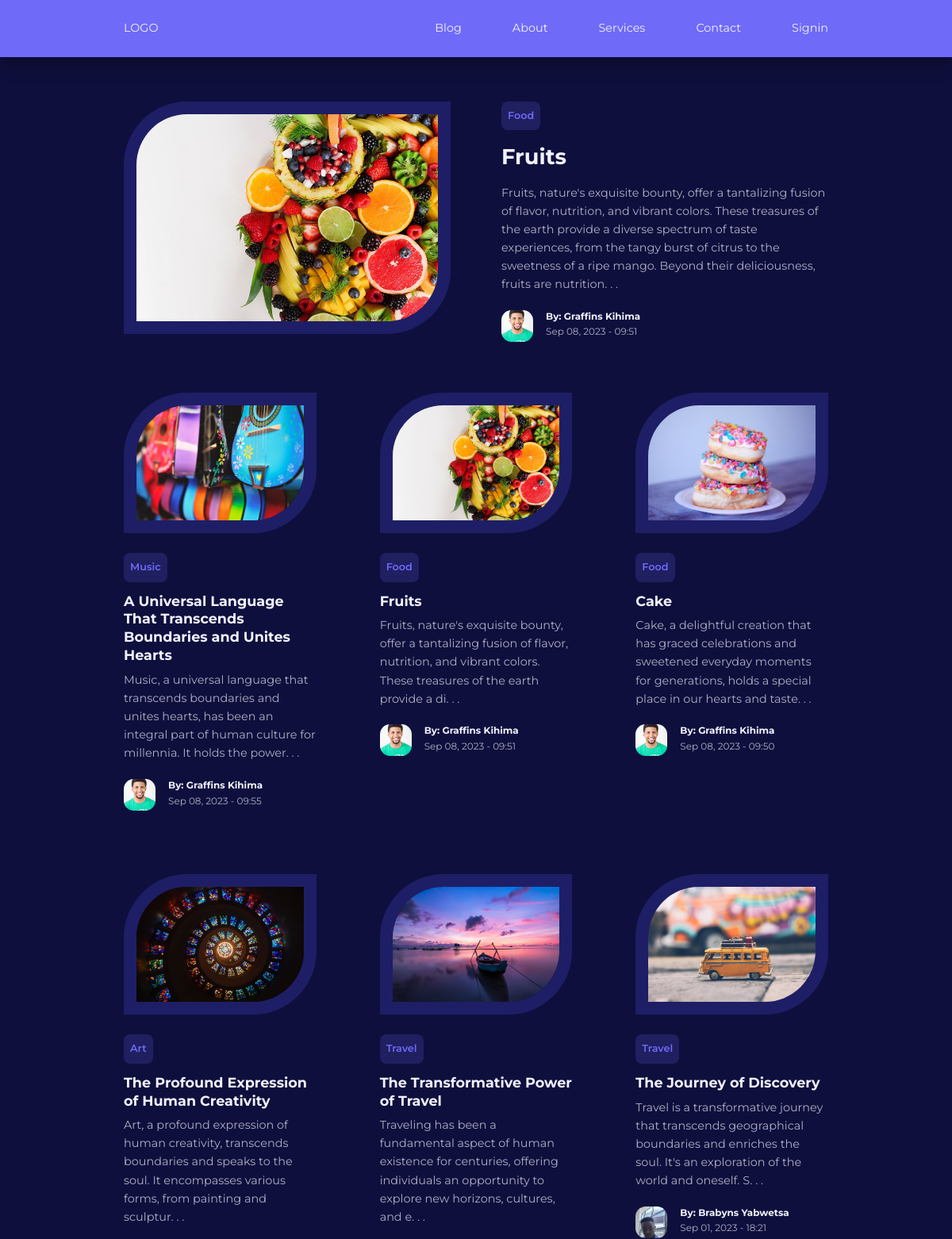
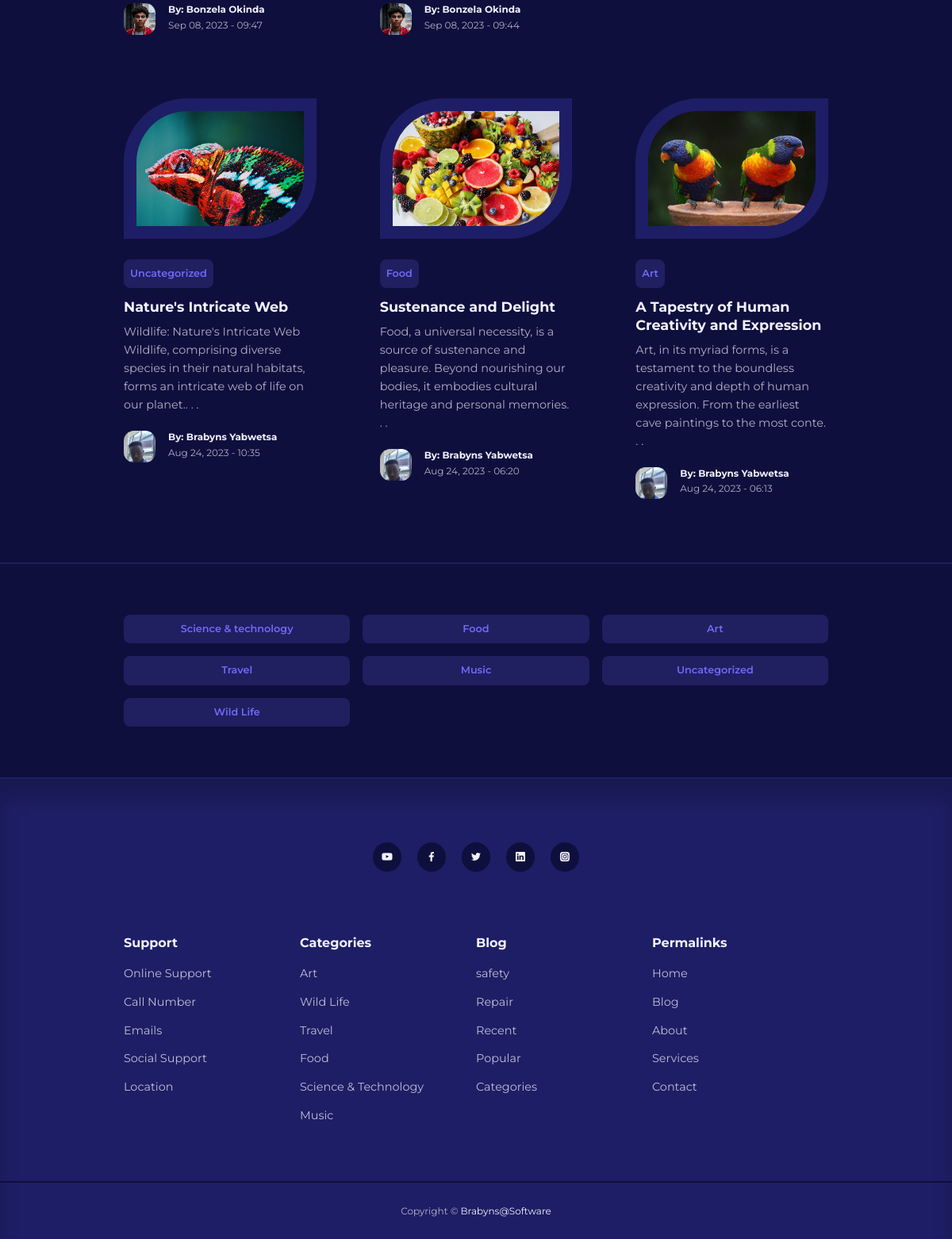
The page /Blog/index.php on the database its author committed (2 pictures, top to bottom).
### tables this page shows
CREATE TABLE `posts` (
  `id` int(11) UNSIGNED NOT NULL,
  `title` varchar(225) NOT NULL,
  `body` text NOT NULL,
  `thumbnail` varchar(255) NOT NULL,
  `date_time` timestamp NOT NULL DEFAULT current_timestamp(),
  `category_id` int(11) UNSIGNED DEFAULT NULL,
  `author_id` int(11) UNSIGNED NOT NULL,
  `is_featured` tinyint(1) NOT NULL
);

CREATE TABLE `categories` (
  `id` int(11) UNSIGNED NOT NULL,
  `title` varchar(50) NOT NULL,
  `description` text NOT NULL
);

CREATE TABLE `users` (
  `id` int(11) UNSIGNED NOT NULL,
  `first_name` varchar(32) NOT NULL,
  `last_name` varchar(32) NOT NULL,
  `email` varchar(64) NOT NULL,
  `username` varchar(32) NOT NULL,
  `password` varchar(255) NOT NULL,
  `avatar` varchar(255) NOT NULL,
  `is_admin` varchar(32) NOT NULL
);

### Blog/index.php (the view)
<?php include 'includes/header.php';
$select_featured = "SELECT * FROM posts WHERE is_featured=1";
$featured_query = mysqli_query($connection, $select_featured);
$featured = mysqli_fetch_assoc($featured_query);
?>
<?php if(mysqli_num_rows($featured_query) == 1): ?>
<section class="featured">
   <div class="container featured__container">
       <div class="post__thumbnail">
           <img src="./images/<?= $featured['thumbnail'] ?>" alt="">
       </div>
       <div class="post__info">
          <?php
    $category_id = $featured['category_id'];
    $featured_category = "SELECT * FROM categories WHERE id = $category_id";
    $query = mysqli_query($connection, $featured_category);
    $category = mysqli_fetch_assoc($query);
    $category_title = $category['title'];
    ?>
           <a href="<?= ROOT_URL ?>category-post.php?id=<?= $category['id'] ?>" class="category__button"><?= $category_title ?></a>
           <h2 class="post__title"><a href="<?= ROOT_URL ?>post.php?id=<?= $featured['id']?>"><?= $featured['title'] ?></a></h2>
           <p class="post__body"><?= substr( $featured['body'], 0, 300) ?>. . .</p>
           <?php
    $author_id = $featured['author_id'];
    $featured_author = "SELECT * FROM users WHERE id = $author_id";
    $query = mysqli_query($connection, $featured_author);
    $author = mysqli_fetch_assoc($query);
    $avatar =  $author['avatar'];
    $firstname = $author['first_name'];
    $lastname =  $author['last_name'];
    ?>
           <div class="post__author">
               <div class="post__author-avatar">
                  <img src="./images/<?= $avatar ?>" >
               </div>
               <div class="post__author-info">
                   <h5>By:   <?= $firstname ?> <?= $lastname ?></h5>
                   <small>
                   <?=date("M d, Y - H:i", strtotime($featured['date_time']))  ?>
                   </small>
               </div>
           </div>
       </div>
   </div>
</section>
<?php endif ?>
<?php
$select_post = "SELECT * FROM posts ORDER BY date_time DESC LIMIT 9";
$post_query = mysqli_query($connection, $select_post);
    ?>
<section class="posts  <?= $featured ? '' : 'section__extra-margin' ?>">
    <div class="container posts__container">
       <?php while($post = mysqli_fetch_assoc($post_query)): ?>
        <article class="post">
            <div class="post__thumbnail">
                <img src="./images/<?= $post['thumbnail'] ?>" alt="">
            </div>
            <div class="post__info">
                         <?php
    $category_id = $post['category_id'];
    $post_category = "SELECT * FROM categories WHERE id = $category_id";
    $query = mysqli_query($connection, $post_category);
    $category = mysqli_fetch_assoc($query);
    $category_title = $category['title'];
    ?>
                <a href="<?= ROOT_URL ?>category-post.php?id=<?= $category['id'] ?>" class="category__button"><?= $category_title ?></a>
                <h3 class="post__title">
                    <a href="<?= ROOT_URL ?>post.php?id=<?= $post['id'] ?>"><?= $post['title'] ?></a>
                </h3>
                <p class="post__body"><?= substr( $post['body'], 0, 150) ?>. . .</p>
                <div class="post__author">
                              <?php
    $author_id = $post['author_id'];
    $post_author = "SELECT * FROM users WHERE id = $author_id";
    $query = mysqli_query($connection, $post_author);
    $author = mysqli_fetch_assoc($query);
    ?>
                    <div class="post__author-avatar">
                        <img src="./images/<?= $author['avatar'] ?>" alt="">
                    </div>
                    <div class="post__author-info">
                        <h5>By: <?= $author['first_name'] ?>  <?= $author['last_name']  ?></h5>
                        <small>
                        <?=date("M d, Y - H:i", strtotime($post['date_time']))  ?>
                        </small>
                    </div>
                </div>
            </div>
        </article>
          <?php endwhile ?>
    </div>
</section>
<?php include 'includes/footer.php';   ?>

### Blog/includes/header.php (shortened to what this page needs)
<!DOCTYPE html>
<html lang="en">
<head>
    <link rel="stylesheet" href="<?= ROOT_URL?>css/style.css">
    <link rel="stylesheet" href="https://unicons.iconscout.com/release/v4.0.0/css/line.css">
</head>
<body>
    <nav>
        <div class="container nav__container">
            <a href="<?= ROOT_URL?>" class="nav__log">LOGO</a>
           <ul class="nav__items">
               <li><a href="<?= ROOT_URL?>blog.php">Blog</a></li>
               <li><a href="<?= ROOT_URL?>about.php">About</a></li>
               <li><a href="<?= ROOT_URL?>services.php">Services</a></li>
               <li><a href="<?= ROOT_URL?>contact.php">Contact</a></li>
               <?php if(isset($_SESSION['user_id'])) :  ?>
               <li class="nav__profile">
                   <div class="avatar">
                       <img src="<?= ROOT_URL . 'images/' .  $avatar['avatar'] ?>" alt="">
                   </div>
                   <ul>
                       <li><a href="<?= ROOT_URL?>admin/">Dashboard</a></li>
                       <li><a href="<?= ROOT_URL?>logout.php">Logout</a></li>
                   </ul>
               </li>
                  <?php else : ?>
               <li><a href="<?= ROOT_URL?>signin.php">Signin</a></li>
              <?php endif ?>
           </ul>
        </div>
    </nav>

### Blog/includes/footer.php (shortened to what this page needs)
<?php
$fetch_category = "SELECT * FROM categories";
$result  = mysqli_query($connection, $fetch_category);
?>
<section class="category__buttons">
    <div class="container category__buttons-container">
       <?php while($category = mysqli_fetch_assoc($result)) : ?>
        <a href="<?= ROOT_URL ?>category-post.php?id=<?= $category['id'] ?>" class="category__button"><?= "{$category['title']}" ?></a>
 <?php endwhile ?>
    </div>
</section>
<footer>
    <div class="footer__socials">
        <a href="" target="_blank"><i class="uil uil-youtube"></i></a>
        <a href="" target="_blank"><i class="uil uil-facebook-f"></i></a>
        <a href="" target="_blank"><i class="uil uil-twitter"></i></a>
        <a href="" target="_blank"><i class="uil uil-linkedin"></i></a>
        <a href="" target="_blank"><i class="uil uil-instagram-alt"></i></a>
    </div>
    <div class="container footer__container">
        <article>
            <h4>Support</h4>
            <ul>
                <li><a href="">Online Support</a></li>
                <li><a href="">Call Number</a></li>
                <li><a href="">Emails</a></li>
                <li><a href="">Social Support</a></li>
                <li><a href="">Location</a></li>
            </ul>
        </article>
           <article>
            <h4>Categories</h4>
            <ul>
                <li><a href="">Art</a></li>
                <li><a href="">Wild Life</a></li>
                <li><a href="">Travel</a></li>
                <li><a href="">Food</a></li>
                <li><a href="">Science & Technology</a></li>
                <li><a href=""> Music</a></li>
            </ul>
        </article>
           <article>
            <h4>Blog</h4>
            <ul>
                <li><a href="">safety</a></li>
                <li><a href="">Repair</a></li>
                <li><a href="">Recent</a></li>
                <li><a href="">Popular</a></li>
                <li><a href="">Categories</a></li>
            </ul>
        </article>
               <article>
            <h4>Permalinks</h4>
            <ul>
                <li><a href="">Home</a></li>
                <li><a href="">Blog</a></li>
                <li><a href="">About</a></li>
                <li><a href="">Services</a></li>
                <li><a href="">Contact</a></li>
            </ul>
        </article>
    </div>
    <div class="footer__copyright">
        <small>Copyright &copy; <a href="mailto:burabuyabz@gmail.com" target="_blank">Brabyns@Software</a></small>
    </div>
</footer>
</body>
</html>

### Blog/css/style.css (style rules this page uses)
:root { --color-primary: #6f6af8; --color-primary-light: hsl(242, 91%, 69%, 18%); --color-primary-variant: #5854c7; --color-red: #da0f3f; --color-red-light: hsl(346, 87%, 46%, 15%); --color-green: #00c476; --color-green-light: hsl(156, 100%, 38%, 15%); --color-gray-900: #1e1e66; --color-gray-700: #2d2b7c; --color-gray-300: rgba(242, 242, 254, 0.3); --color-gray-200: rgba(242, 242, 254, 0.7); --color-white: #f2f2fe; --color-bg: #0f0f3e; --transition: all 300ms ease; --container-width-lg: 74%; --container-width-md: 88%; --form-width: 40%; --card-border-radius-1: 0.3rem; --card-border-radius-2: 0.5rem; --card-border-radius-3: 0.8rem; --card-border-radius-4: 2rem; --card-border-radius-5: 5rem; }
* { margin: 0; padding: 0; outline: 0; border: 0; list-style: none; text-decoration: none; box-sizing: border-box; }
body { font-family: montserrat, sans-serif; line-height: 1.6; color: var(--color-gray-200); overflow-x: hidden; background: var(--color-bg); font-size: 0.9rem; }
.container { width: var(--container-width-lg); max-width: 1800px; margin-inline: auto; }
section { margin-top: 3rem; width: 100vw; }
h1, h2, h3, h4, h5 { color: var(--color-white); line-height: 1.3; }
h2 { font-size: 1.7rem; margin: 1rem 0; }
h3 { font-size: 1.1rem; margin: 0.8rem 0 0.5rem; }
h4 { font-size: 1rem; }
a { color: var(--color-white); transition: var(--transition); }
img { display: block; width: 100%; object-fit: cover; }
nav { background: var(--color-primary); width: 100vw; height: 4.5rem; position: fixed; top: 0; z-index: 10; box-shadow: 0 1rem 1rem rgba(0, 0, 0, 0.2); }
.nav__container { height: 100%; display: flex; align-items: center; justify-content: space-between; }
.nav__items { display: flex; align-items: center; gap: 4rem; }
.category__button { background: var(--color-primary-light); color: var(--color-primary); display: inline-block; padding: 0.5rem; border-radius: var(--card-border-radius-2); font-weight: 600; font-size: 0.8rem; text-align: center; }
.post__thumbnail { border-radius: var(--card-border-radius-5) 0; border: 1rem solid var(--color-gray-900); overflow: hidden; margin-bottom: 1.6rem; }
.post__author { display: flex; gap: 1rem; margin-top: 1.3rem; }
.post__author-avatar { width: 2.5rem; height: 2.5rem; border-radius: var(--card-border-radius-3); overflow: hidden; }
.featured { margin-top: 8rem; }
.featured__container { display: grid; grid-template-columns: 1fr 1fr; gap: 4rem; }
.featured .post__thumbnail { height: fit-content; }
.posts__container { display: grid; grid-template-columns: repeat(3, 1fr); gap: 5rem; margin-bottom: 5rem; }
.category__buttons { padding: 4rem 0; border-top: 2px solid var(--color-gray-900); border-bottom: 2px solid var(--color-gray-900); }
.category__buttons-container { width: fit-container; display: grid; grid-template-columns: repeat(3, 1fr); gap: 1rem; }
footer { background: var(--color-gray-900); padding: 5rem 0 0; box-shadow: inset 0 1.5rem 1.5rem rgba(0, 0, 0, 0.2); }
.footer__socials { margin-inline: auto; width: fit-content; margin-bottom: 5rem; display: flex; justify-content: space-between; align-items: center; gap:1.2rem }
.footer__socials a { background: var(--color-bg); border-radius: 50%; width: 2.3rem; height: 2.3rem; display: flex; align-items: center; justify-content: center; }
.footer__container { display: grid; grid-template-columns: repeat(4, 1fr); }
footer h4 { color: var(--color-white); margin-bottom: 0.6rem; }
footer ul li { padding: 0.4rem 0; }
footer ul a { opacity: 0.75; }
.footer__copyright { text-align: center; padding: 1.5rem 0; border-top: 2px solid var(--color-bg); margin-top: 4rem; }

### rows shown on the page
posts: thumbnail (picture), title "Fruits", body "Fruits, nature's exquisite bounty, offer a tantalizing fusion of flavor, nutrition, and vibrant colors. These treasures of the earth provide a diverse spectrum of taste experiences, from the tangy burst of citrus to the sweetness of a ripe mango. Beyond their deliciousness, fruits are nutrition", date_time "Sep 08, 2023 - 09:51", category.title "Food", body "Fruits, nature's exquisite bounty, offer a tantalizing fusion of flavor, nutrition, and vibrant colors. These treasures of the earth provide a di", author.avatar (picture), author.first_name "Graffins", author.last_name "Kihima"
categories: title "Food"
users: avatar (picture), first_name "Graffins", last_name "Kihima"
posts: thumbnail (picture), category.title "Music", title "A Universal Language That Transcends Boundaries and Unites Hearts", body "Music, a universal language that transcends boundaries and unites hearts, has been an integral part of human culture for millennia. It holds the power", author.avatar (picture), author.first_name "Graffins", author.last_name "Kihima", date_time "Sep 08, 2023 - 09:55"
posts: thumbnail (picture), category.title "Food", title "Cake", body "Cake, a delightful creation that has graced celebrations and sweetened everyday moments for generations, holds a special place in our hearts and taste", author.avatar (picture), author.first_name "Graffins", author.last_name "Kihima", date_time "Sep 08, 2023 - 09:50"
posts: thumbnail (picture), category.title "Art", title "The Profound Expression of Human Creativity", body "Art, a profound expression of human creativity, transcends boundaries and speaks to the soul. It encompasses various forms, from painting and sculptur", author.avatar (picture), author.first_name "Bonzela", author.last_name "Okinda", date_time "Sep 08, 2023 - 09:47"
posts: thumbnail (picture), category.title "Travel", title "The Transformative Power of Travel", body "Traveling has been a fundamental aspect of human existence for centuries, offering individuals an opportunity to explore new horizons, cultures, and e", author.avatar (picture), author.first_name "Bonzela", author.last_name "Okinda", date_time "Sep 08, 2023 - 09:44"
posts: thumbnail (picture), category.title "Travel", title "The Journey of Discovery", body "Travel is a transformative journey that transcends geographical boundaries and enriches the soul. It's an exploration of the world and oneself. S", author.avatar (picture), author.first_name "Brabyns", author.last_name "Yabwetsa", date_time "Sep 01, 2023 - 18:21"
posts: thumbnail (picture), category.title "Uncategorized", title "Nature's Intricate Web", body "Wildlife: Nature's Intricate Web Wildlife, comprising diverse species in their natural habitats, forms an intricate web of life on our planet.", author.avatar (picture), author.first_name "Brabyns", author.last_name "Yabwetsa", date_time "Aug 24, 2023 - 10:35"
posts: thumbnail (picture), category.title "Food", title "Sustenance and Delight", body "Food, a universal necessity, is a source of sustenance and pleasure. Beyond nourishing our bodies, it embodies cultural heritage and personal memories", author.avatar (picture), author.first_name "Brabyns", author.last_name "Yabwetsa", date_time "Aug 24, 2023 - 06:20"
posts: thumbnail (picture), category.title "Art", title "A Tapestry of Human Creativity and Expression", body "Art, in its myriad forms, is a testament to the boundless creativity and depth of human expression. From the earliest cave paintings to the most conte", author.avatar (picture), author.first_name "Brabyns", author.last_name "Yabwetsa", date_time "Aug 24, 2023 - 06:13"
categories: title "Science & technology"
categories: title "Art"
categories: title "Travel"
categories: title "Music"
categories: title "Uncategorized"
categories: title "Wild Life"
